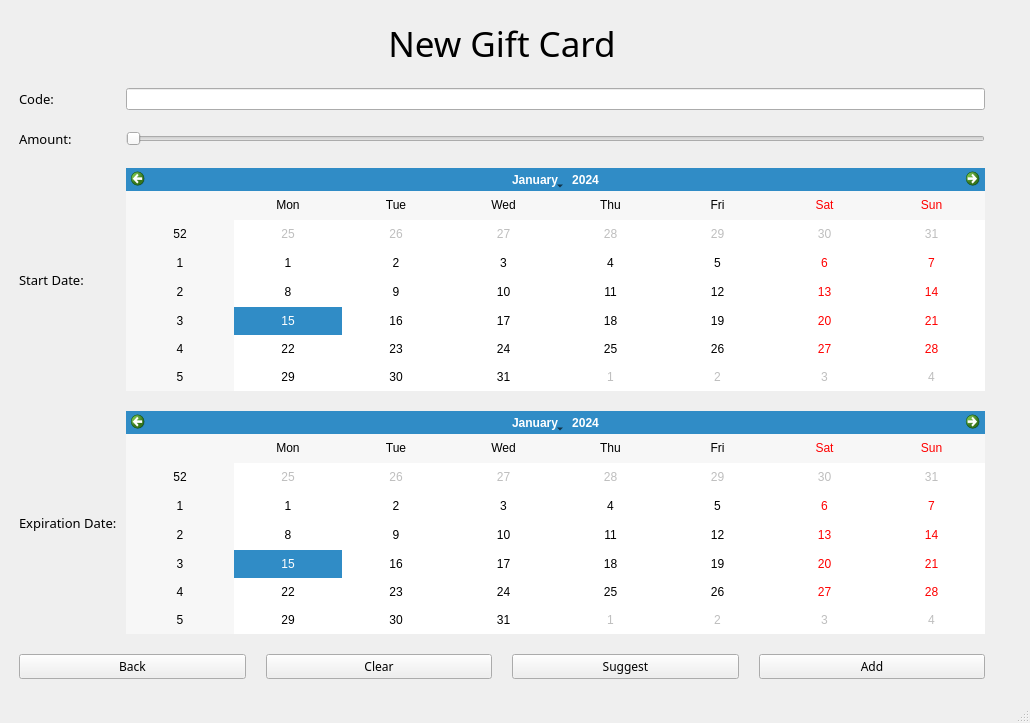
<?xml version="1.0" encoding="UTF-8"?>
<ui version="4.0">
 <class>MainWindow</class>
 <widget class="QMainWindow" name="MainWindow">
  <property name="geometry">
   <rect>
    <x>0</x>
    <y>0</y>
    <width>1030</width>
    <height>723</height>
   </rect>
  </property>
  <property name="windowTitle">
   <string>MainWindow</string>
  </property>
  <widget class="QWidget" name="centralwidget">
   <widget class="QWidget" name="gridLayoutWidget">
    <property name="geometry">
     <rect>
      <x>9</x>
      <y>9</y>
      <width>986</width>
      <height>680</height>
     </rect>
    </property>
    <layout class="QGridLayout" name="gridLayout">
     <property name="leftMargin">
      <number>10</number>
     </property>
     <property name="topMargin">
      <number>10</number>
     </property>
     <property name="rightMargin">
      <number>10</number>
     </property>
     <property name="bottomMargin">
      <number>10</number>
     </property>
     <property name="verticalSpacing">
      <number>20</number>
     </property>
     <item row="1" column="1">
      <widget class="QLineEdit" name="lineEdit"/>
     </item>
     <item row="4" column="0">
      <widget class="QLabel" name="lblExpirationDate">
       <property name="font">
        <font>
         <family>Arial Rounded MT Bold</family>
         <pointsize>10</pointsize>
        </font>
       </property>
       <property name="text">
        <string>Expiration Date: </string>
       </property>
      </widget>
     </item>
     <item row="5" column="0" colspan="2">
      <layout class="QHBoxLayout" name="btnHLayout">
       <property name="spacing">
        <number>20</number>
       </property>
       <item>
        <widget class="QPushButton" name="btnBack">
         <property name="font">
          <font>
           <family>Arial Rounded MT Bold</family>
           <pointsize>9</pointsize>
          </font>
         </property>
         <property name="text">
          <string>Back</string>
         </property>
        </widget>
       </item>
       <item>
        <widget class="QPushButton" name="btnClear">
         <property name="font">
          <font>
           <family>Arial Rounded MT Bold</family>
           <pointsize>9</pointsize>
          </font>
         </property>
         <property name="text">
          <string>Clear</string>
         </property>
        </widget>
       </item>
       <item>
        <widget class="QPushButton" name="btnSuggest">
         <property name="font">
          <font>
           <family>Arial Rounded MT Bold</family>
           <pointsize>9</pointsize>
          </font>
         </property>
         <property name="text">
          <string>Suggest</string>
         </property>
        </widget>
       </item>
       <item>
        <widget class="QPushButton" name="btnAdd">
         <property name="font">
          <font>
           <family>Arial Rounded MT Bold</family>
           <pointsize>9</pointsize>
          </font>
         </property>
         <property name="text">
          <string>Add</string>
         </property>
        </widget>
       </item>
      </layout>
     </item>
     <item row="3" column="0">
      <widget class="QLabel" name="lblStartDate">
       <property name="font">
        <font>
         <family>Arial Rounded MT Bold</family>
         <pointsize>10</pointsize>
        </font>
       </property>
       <property name="text">
        <string>Start Date: </string>
       </property>
      </widget>
     </item>
     <item row="0" column="0" colspan="2">
      <widget class="QLabel" name="lblTitle">
       <property name="sizePolicy">
        <sizepolicy hsizetype="Preferred" vsizetype="Maximum">
         <horstretch>0</horstretch>
         <verstretch>0</verstretch>
        </sizepolicy>
       </property>
       <property name="font">
        <font>
         <family>Arial Rounded MT Bold</family>
         <pointsize>26</pointsize>
        </font>
       </property>
       <property name="text">
        <string>New Gift Card</string>
       </property>
       <property name="alignment">
        <set>Qt::AlignCenter</set>
       </property>
      </widget>
     </item>
     <item row="2" column="1">
      <widget class="QSlider" name="hSliderAmount">
       <property name="orientation">
        <enum>Qt::Horizontal</enum>
       </property>
      </widget>
     </item>
     <item row="1" column="0">
      <widget class="QLabel" name="lblCode">
       <property name="font">
        <font>
         <family>Arial Rounded MT Bold</family>
         <pointsize>10</pointsize>
        </font>
       </property>
       <property name="text">
        <string>Code: </string>
       </property>
      </widget>
     </item>
     <item row="2" column="0">
      <widget class="QLabel" name="lblAmount">
       <property name="font">
        <font>
         <family>Arial Rounded MT Bold</family>
         <pointsize>10</pointsize>
        </font>
       </property>
       <property name="text">
        <string>Amount: </string>
       </property>
      </widget>
     </item>
     <item row="3" column="1">
      <widget class="QCalendarWidget" name="calendarStartDate"/>
     </item>
     <item row="4" column="1">
      <widget class="QCalendarWidget" name="calendarExpirationDate"/>
     </item>
    </layout>
   </widget>
  </widget>
  <widget class="QStatusBar" name="statusbar"/>
 </widget>
 <resources/>
 <connections/>
</ui>
